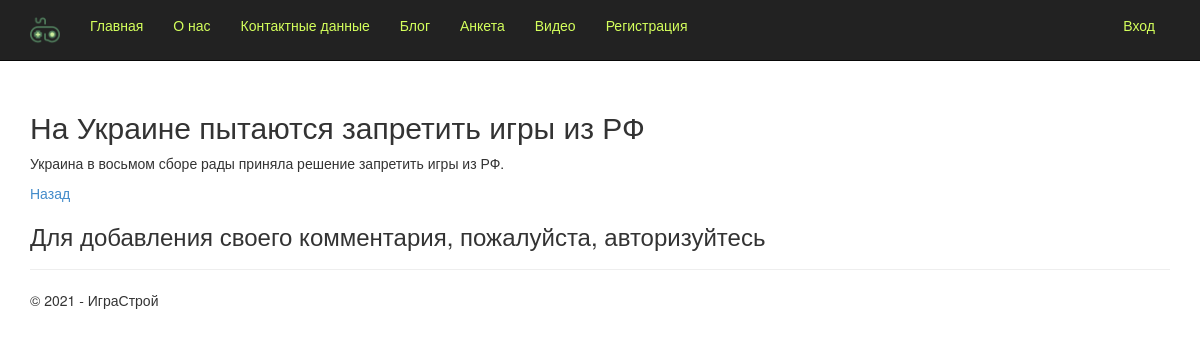
Page /2/ on the committed database.
### app/models.py (models this page shows, shortened)
class Blog(models.Model):
    title = models.CharField(max_length = 100, unique_for_date = "posted", verbose_name = "Заголовок")
    description = models.TextField(verbose_name = "Краткое содержание")
    content = models.TextField(verbose_name = "Полное содержание")
    posted = models.DateTimeField(default = datetime.now(), db_index = True, verbose_name = "Опубликована")
    image = models.FileField(default = 'temp.jpg', verbose_name = "Путь к картинке")
    class Meta:
        db_table = "Posts"
        ordering = ["-posted"]
        verbose_name = "статья блога"
        verbose_name_plural = "статьи блога"

### app/views.py (the view)
# urls.py: url(r'^(?P<parametr>\d+)/$', views.blogpost, name='blogpost'),
def blogpost(request, parametr):
    post_1 = Blog.objects.get(id=parametr)
    comments = Comment.objects.filter(post=parametr)
    if request.method == "POST":
        form = CommentForm(request.POST)
        if form.is_valid():
            comment_f = form.save(commit=False)
            comment_f.author = request.user
            comment_f.date = datetime.now()
            comment_f.post = Blog.objects.get(id=parametr)
            comment_f.save()
            return redirect('blogpost', parametr=post_1.id)
    else:
        form = CommentForm()
    assert isinstance(request, HttpRequest)
    return render(
        request,
        'app/blogpost.html',
        {
            'post_1': post_1,
            'comments': comments,
            'form': form,
            'year': datetime.now().year,
        }
    )

### app/templates/app/blogpost.html (shortened to what this page needs)
{% extends "app/layout.html" %}
{% block content %}
<h2> {{post_1.title}} </h2>
<p> {{post_1.content|linebreaksbr}} </p>
<p><a href="{% url 'blog' %}"> Назад </a></p>
{% if user.is_authenticated %}
    <h3>Добавть комментарий</h3>
    <form method="POST">{% csrf_token %}
    <div>
        {{form.as_p}}
        <button type="submit" class="save btn btn-default">Отправить комментарий</button>
    </div>
    </form>
{% else %}
    <h3> Для добавления своего комментария, пожалуйста, авторизуйтесь </h3>
{% endif %}
{% endblock %}

### app/static/app/content/site.css (style rules this page uses)
body { padding-top: 90px; padding-bottom: 20px; }

### rows in the picture
Blog: title "На Украине пытаются запретить игры из РФ", content "Украина в восьмом сборе рады приняла решение запретить игры из РФ."
